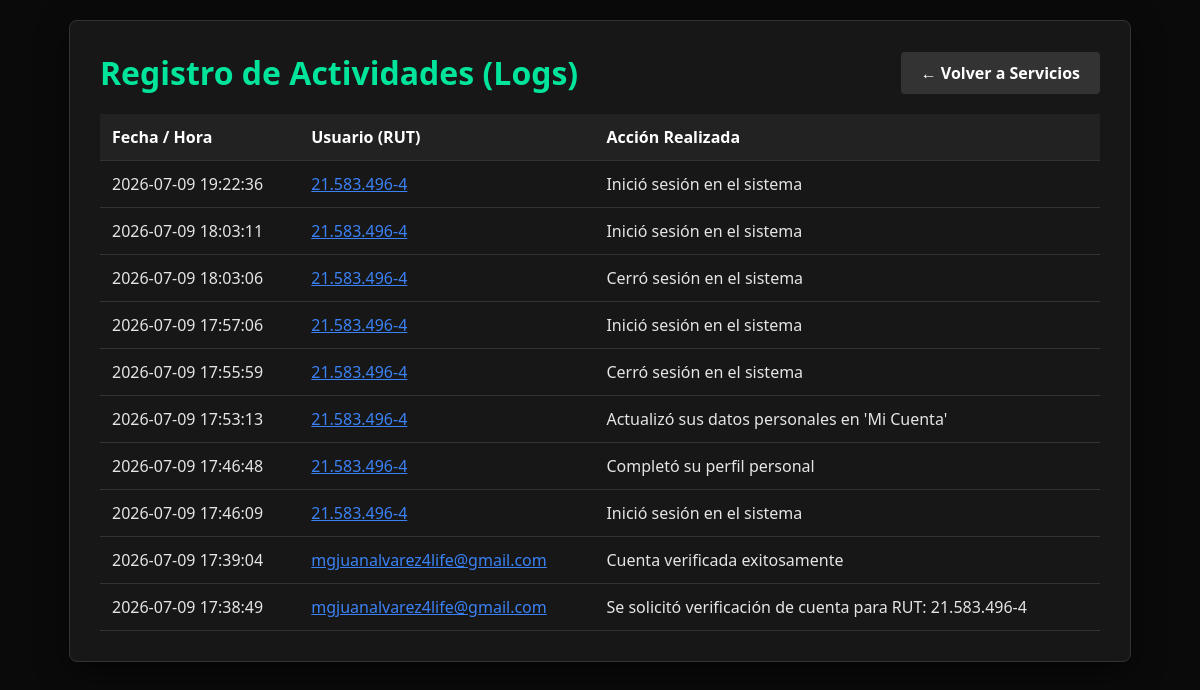
/logs.php (signed in), run on an earlier commit of the app's database.
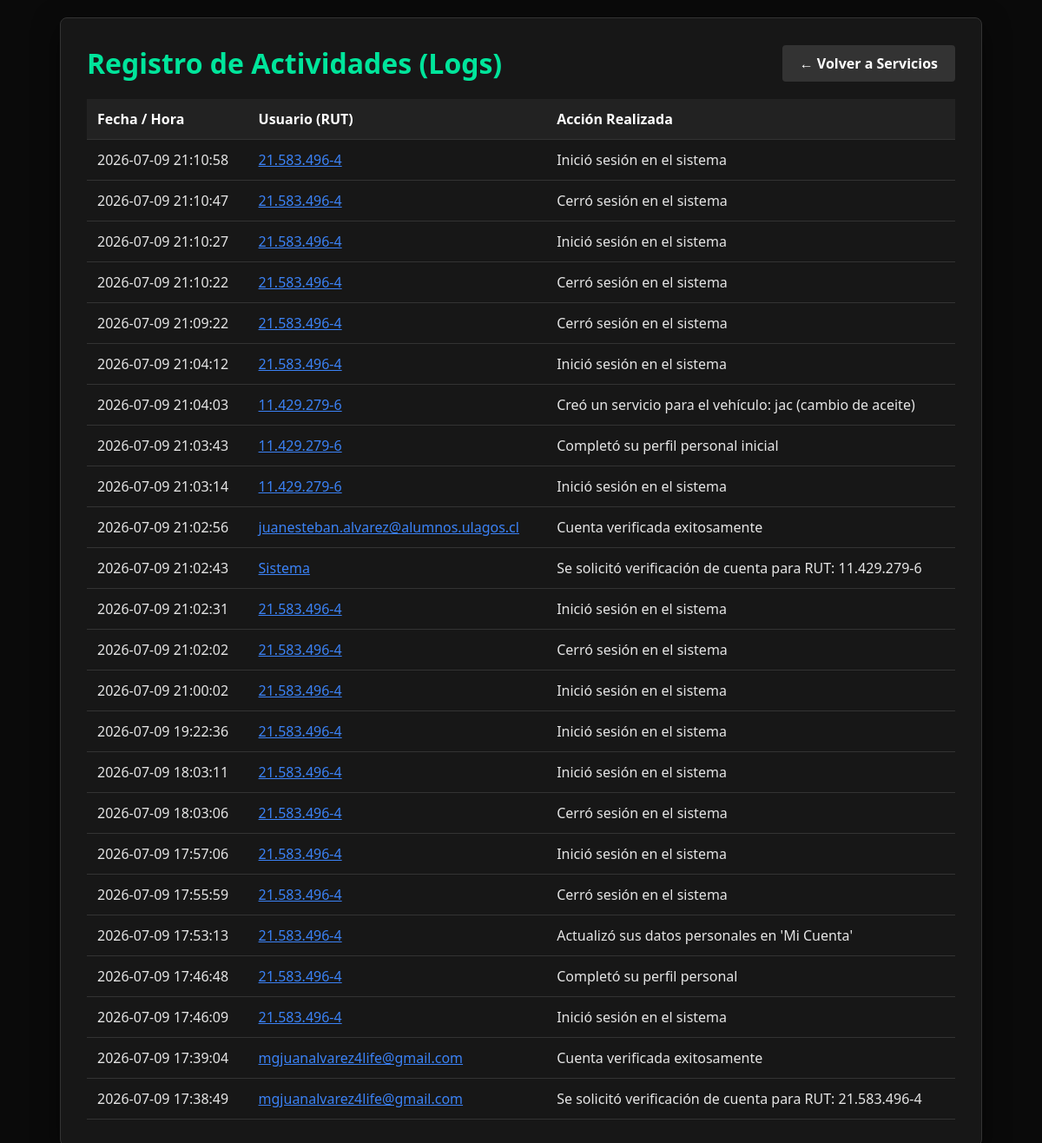
And on a later commit of the database.
### tables this page shows
CREATE TABLE logs (
        id INTEGER PRIMARY KEY AUTOINCREMENT,
        usuario TEXT NOT NULL,
        accion TEXT NOT NULL,
        fecha DATETIME DEFAULT CURRENT_TIMESTAMP
    );

### crud.php (called while the page is built, shortened)
<?php
function conectarBD() {
    static $db = null;
    if ($db === null) {
        $db = new PDO('sqlite:mantenimiento.db');
        $db->setAttribute(PDO::ATTR_ERRMODE, PDO::ERRMODE_EXCEPTION);
        $db->setAttribute(PDO::ATTR_TIMEOUT, 5);
        $db->exec("CREATE TABLE IF NOT EXISTS registros (
            id INTEGER PRIMARY KEY AUTOINCREMENT,
            vehiculo TEXT NOT NULL,
            servicio TEXT NOT NULL,
            fecha DATE NOT NULL,
            costo REAL NOT NULL
        )");
        $db->exec("CREATE TABLE IF NOT EXISTS usuarios (
            id INTEGER PRIMARY KEY AUTOINCREMENT,
            rut TEXT UNIQUE NOT NULL,
            correo TEXT UNIQUE NOT NULL,
            password TEXT NOT NULL,
            verificado INTEGER DEFAULT 0,
            token TEXT,
            nombre TEXT,
            apellido TEXT,
            fecha_nacimiento DATE,
            direccion TEXT
        )");
        $db->exec("CREATE TABLE IF NOT EXISTS logs (
            id INTEGER PRIMARY KEY AUTOINCREMENT,
            usuario TEXT NOT NULL,
            accion TEXT NOT NULL,
            fecha DATETIME DEFAULT CURRENT_TIMESTAMP
        )");
    }
    try {
        $db->exec("ALTER TABLE usuarios ADD COLUMN rol TEXT DEFAULT 'usuario'");
    } catch (Exception $e) {}
        try { $db->exec("ALTER TABLE usuarios ADD COLUMN rol TEXT DEFAULT 'usuario'"); } catch (Exception $e) {}
        try { $db->exec("ALTER TABLE usuarios ADD COLUMN ip TEXT DEFAULT 'Desconocida'"); } catch (Exception $e) {}
    return $db;
}
function obtenerLogsConUsuarios() {
    $db = conectarBD();
    $stmt = $db->query("SELECT l.*, u.nombre, u.apellido, u.correo, u.fecha_nacimiento, u.direccion, u.ip as ultima_ip
                        FROM logs l
                        LEFT JOIN usuarios u ON l.usuario = u.rut
                        ORDER BY l.fecha DESC");
    return $stmt->fetchAll(PDO::FETCH_ASSOC);
}
?>

### logs.php (the view, shortened to what this page needs)
<?php
require_once 'crud.php';
$logs = obtenerLogsConUsuarios();
?>
<!DOCTYPE html>
<html lang="es">
<head>
</head>
<body>
    <div class="container">
        <div class="header-actions">
            <h1>Registro de Actividades (Logs)</h1>
            <a href="servicio.php" class="btn-volver">← Volver a Servicios</a>
        </div>
        <table>
            <thead>
                <tr>
                    <th>Fecha / Hora</th>
                    <th>Usuario (RUT)</th>
                    <th>Acción Realizada</th>
                </tr>
            </thead>
            <tbody>
                <?php foreach ($logs as $log):
                    $nombreCompleto = htmlspecialchars(($log['nombre'] ?? '') . ' ' . ($log['apellido'] ?? ''));
                    $correo = htmlspecialchars($log['correo'] ?? 'Sin correo');
                    $nacimiento = htmlspecialchars($log['fecha_nacimiento'] ?? 'No registrada');
                    $direccion = htmlspecialchars($log['direccion'] ?? 'No registrada');
                    $rut = htmlspecialchars($log['usuario']);
                ?>
                <tr>
                    <td><?php echo htmlspecialchars($log['fecha']); ?></td>
                    <td>
                        <button class="rut-link" onclick="verInfoUsuario('<?php echo $rut; ?>', '<?php echo $nombreCompleto; ?>', '<?php echo $correo; ?>', '<?php echo $nacimiento; ?>', '<?php echo $direccion; ?>', '<?php echo htmlspecialchars($log['ultima_ip'] ?? 'Desconocida'); ?>')">
                            <?php echo $rut; ?>
                        </button>
                    </td>
                    <td><?php echo htmlspecialchars($log['accion']); ?></td>
                </tr>
                <?php endforeach; ?>
            </tbody>
        </table>
    </div>
</body>
</html>

### logs.php (style rules this page uses)
body { font-family: 'Segoe UI', Tahoma, Geneva, Verdana, sans-serif; background-color: #0a0a0a; margin: 0; padding: 20px; color: #e5e5e5; }
.container { background: #171717; padding: 30px; border-radius: 8px; border: 1px solid #333; max-width: 1000px; margin: auto; box-shadow: 0 10px 30px rgba(0,0,0,0.5); }
.header-actions { display: flex; justify-content: space-between; align-items: center; margin-bottom: 20px; }
h1 { color: #00E59B; margin: 0; }
table { width: 100%; border-collapse: collapse; margin-top: 20px; }
th, td { padding: 12px; text-align: left; border-bottom: 1px solid #333; }
th { background-color: #222; color: white; }
.btn-volver { background: #333; color: white; padding: 10px 20px; text-decoration: none; border-radius: 4px; font-weight: bold; transition: background 0.2s; }
.rut-link { color: #3b82f6; text-decoration: underline; cursor: pointer; background: none; border: none; font-size: 1rem; font-family: inherit; padding: 0; }

What changed in the data, as far as the page shows it:
added logs: fecha "2026-07-09 21:10:58", usuario "21.583.496-4", accion "Inició sesión en el sistema"
added logs: fecha "2026-07-09 21:10:47", usuario "21.583.496-4", accion "Cerró sesión en el sistema"
added logs: fecha "2026-07-09 21:10:27", usuario "21.583.496-4", accion "Inició sesión en el sistema"
added logs: fecha "2026-07-09 21:10:22", usuario "21.583.496-4", accion "Cerró sesión en el sistema"
added logs: fecha "2026-07-09 21:09:22", usuario "21.583.496-4", accion "Cerró sesión en el sistema"
added logs: fecha "2026-07-09 21:04:12", usuario "21.583.496-4", accion "Inició sesión en el sistema"
added logs: fecha "2026-07-09 21:04:03", usuario "11.429.279-6", accion "Creó un servicio para el vehículo: jac (cambio de aceite)"
added logs: fecha "2026-07-09 21:03:43", usuario "11.429.279-6", accion "Completó su perfil personal inicial"
added logs: fecha "2026-07-09 21:03:14", usuario "11.429.279-6", accion "Inició sesión en el sistema"
added logs: fecha "2026-07-09 21:02:56", usuario "juanesteban.alvarez@alumnos.ulagos.cl", accion "Cuenta verificada exitosamente"
added logs: fecha "2026-07-09 21:02:43", usuario "Sistema", accion "Se solicitó verificación de cuenta para RUT: 11.429.279-6"
added logs: fecha "2026-07-09 21:02:31", usuario "21.583.496-4", accion "Inició sesión en el sistema"
added logs: fecha "2026-07-09 21:02:02", usuario "21.583.496-4", accion "Cerró sesión en el sistema"
added logs: fecha "2026-07-09 21:00:02", usuario "21.583.496-4", accion "Inició sesión en el sistema"
